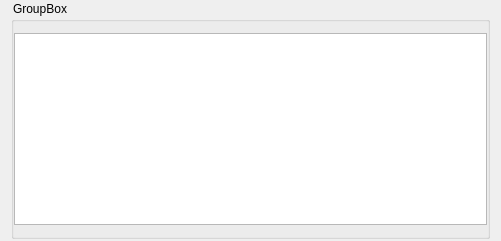
<?xml version="1.0" encoding="UTF-8"?>
<ui version="4.0">
 <class>ThreeCoordTag</class>
 <widget class="QWidget" name="ThreeCoordTag">
  <property name="geometry">
   <rect>
    <x>0</x>
    <y>0</y>
    <width>501</width>
    <height>197</height>
   </rect>
  </property>
  <property name="sizePolicy">
   <sizepolicy hsizetype="Preferred" vsizetype="Preferred">
    <horstretch>0</horstretch>
    <verstretch>0</verstretch>
   </sizepolicy>
  </property>
  <property name="windowTitle">
   <string>ThreeCoordTag</string>
  </property>
  <layout class="QVBoxLayout" name="verticalLayout">
   <property name="topMargin">
    <number>2</number>
   </property>
   <property name="bottomMargin">
    <number>2</number>
   </property>
   <item>
    <widget class="QGroupBox" name="groupBox">
     <property name="styleSheet">
      <string notr="true">QGroupBox::title
{
    subcontrol-origin: margin;
    subcontrol-position: top left;    
    font-size: 28px;
    font-weight: bold;
}</string>
     </property>
     <property name="title">
      <string>GroupBox</string>
     </property>
     <layout class="QVBoxLayout" name="verticalLayout_2">
      <property name="leftMargin">
       <number>0</number>
      </property>
      <property name="rightMargin">
       <number>0</number>
      </property>
      <item>
       <widget class="QTableView" name="tableView">
        <property name="sizePolicy">
         <sizepolicy hsizetype="Preferred" vsizetype="Fixed">
          <horstretch>0</horstretch>
          <verstretch>0</verstretch>
         </sizepolicy>
        </property>
       </widget>
      </item>
     </layout>
    </widget>
   </item>
  </layout>
 </widget>
 <layoutdefault spacing="6" margin="11"/>
 <resources/>
 <connections/>
</ui>
